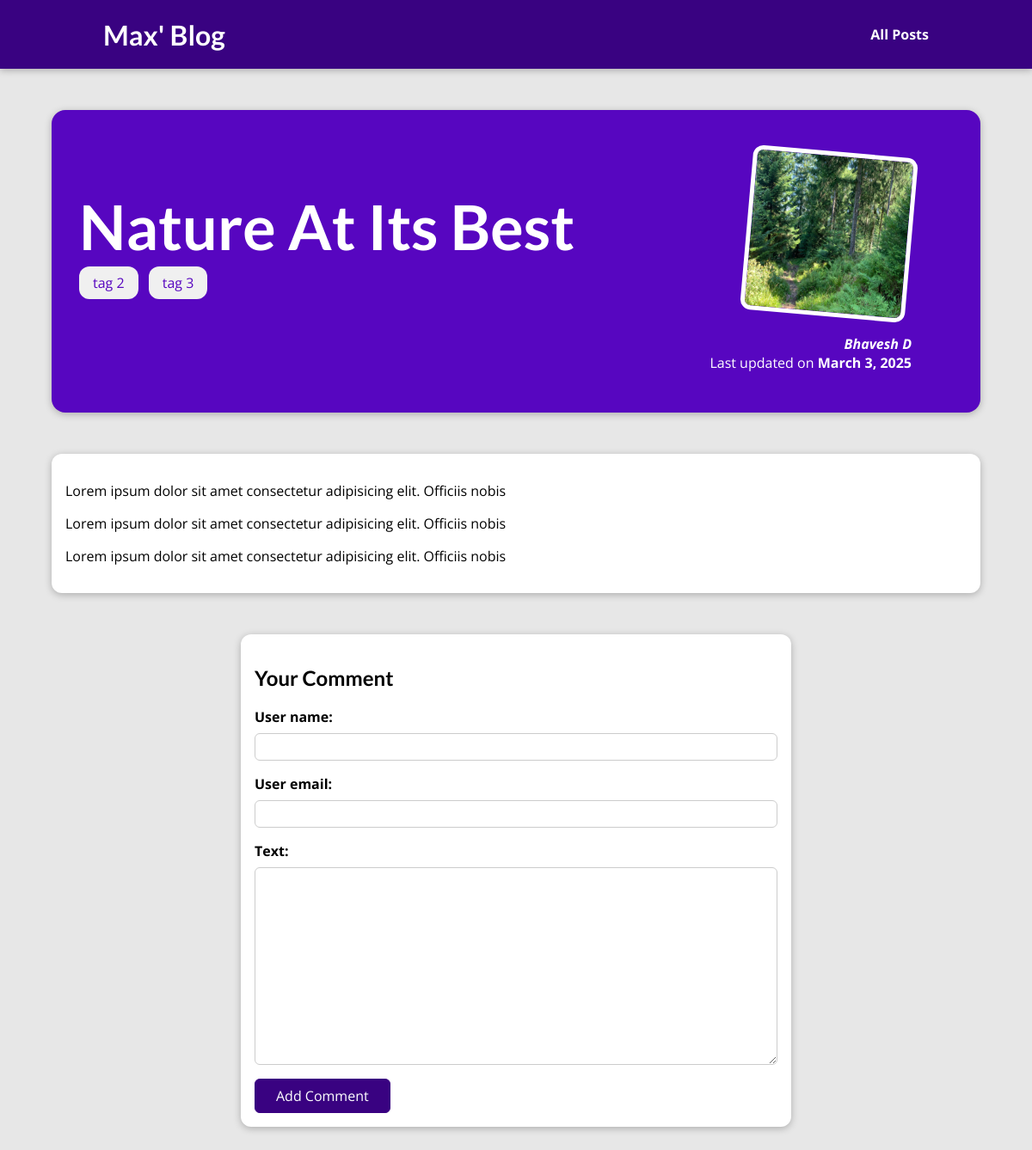
The page /posts/nature-at-its-best on the database its author committed.
### blog/models.py (models this page shows, shortened)
class Post(models.Model):
  title = models.CharField(max_length=150)
  excerpt = models.CharField(max_length=200)
  image = models.FileField(upload_to='posts', null=True)
  date = models.DateField(auto_now=True)
  content = models.TextField(validators=[MinLengthValidator(100)])
  slug = models.SlugField(unique=True, db_index=True)
  author = models.ForeignKey(Author, null=True, on_delete=models.SET_NULL, related_name='books')
  tags = models.ManyToManyField(Tag, blank=True, related_name='posts')

class Tag(models.Model):
  caption = models.CharField(max_length=20)

class Author(models.Model):
  first_name = models.CharField(max_length=100)
  last_name = models.CharField(max_length=100)
  email = models.EmailField()
  def full_name(self):
    return f'{self.first_name} {self.last_name}'
  def __str__(self):
    return self.full_name()

### blog/views.py (the view, shortened to what this page needs)
# urls.py: path('posts/<slug:slug>', views.SinglePostDetailView.as_view(), name='post-detail-page')
class SinglePostDetailView(View):
  def get(self, request, slug):
    post = get_object_or_404(Post, slug=slug)
    return render(request, 'blog/post-detail.html', {
      'post': post,
      'post_tags': post.tags.all(),
      'comment_form': CommentForm(),
      'comments': post.comments.all().order_by('-id')
    })

### blog/forms.py
class CommentForm(forms.ModelForm):
  class Meta:
    model = Comment
    excludes = ['post']
    fields = {
      'user_name': 'Your name',
      'user_email': 'Your email',
      'text': 'Comment'
    }

### blog/templates/blog/post-detail.html (shortened to what this page needs)
{% extends "base.html" %}
{% load static %}
{% block css_files %}
<link rel="stylesheet" href="{% static "blog/post-detail.css" %}" />
{% endblock %}
{% block content %}
<section id="summary">
  <h2>{{ post.title }}</h2>
  {% for tag in post_tags %}
    <span class="tag">{{tag.caption}}</span>
  {% endfor %}
  <article>
    <img src="{{ post.image.url }}" alt="Post Title" />
    <address><a href="mailto:{{post.author.email}}">{{ post.author }}</a></address>
    <div>Last updated on <time>{{ post.date|date:"F j, Y" }}</time></div>
  </article>
</section>
<main>
  {{ post.content|linebreaks }}
</main>
<section id="comment-form">
  <h2>Your Comment</h2>
  <form action="{% url 'post-detail-page' post.slug %}" method="POST" >
    {% for field in comment_form %}
    <div class="form-control {% if field.errors %}invalid{% endif %}">
      {{ field.label_tag }}
      {{ field }}
    </div>
    {% endfor %}
    <button type="submit">Add Comment</button>
  </form>
</section>
{% endblock %}

### static/app.css (style rules this page uses)
* { box-sizing: border-box; }
html { font-family: 'Open Sans', 'Lato', sans-serif; }
body { margin: 0; }
h1, h2, h3 { font-family: 'Lato', sans-serif; font-weight: bold; }

### blog/static/blog/post-detail.css (style rules this page uses)
body { background-color: #e7e7e7; }
#summary { margin: 8rem auto 3rem auto; padding: 2rem; width: 90%; max-width: 90rem; border-radius: 16px; background-color: #5706c0; position: relative; box-shadow: 0 2px 8px rgba(0, 0, 0, 0.25); height: 22rem; }
#summary h2 { color: white; font-size: 4.5rem; }
#summary article { position: absolute; top: 2rem; right: 3rem; padding: 1rem 2rem; border-radius: 12px; text-align: right; color: white; }
#summary article img { width: 12rem; height: 12rem; border-radius: 12px; transform: rotateZ(5deg); border: 5px solid white; margin-bottom: 1rem; }
#summary address { font-weight: bold; }
#summary time { font-weight: bold; }
main { width: 90%; max-width: 90rem; margin: 3rem auto; background-color: white; padding: 1rem; border-radius: 12px; box-shadow: 0 2px 8px rgba(0, 0, 0, 0.25); }
#summary a { color: white; text-decoration: none; }
#summary .tag { background-color: #f0f0f0; color: #5706c0; padding: 0.5rem 1rem; border-radius: 12px; margin-right: .5rem; }
#summary h2 { margin-bottom: 12px; }
#comment-form { margin: 3rem auto; width: 90%; max-width: 40rem; border-radius: 12px; background-color: white; box-shadow: 0 2px 8px rgba(0, 0, 0, 0.25); padding: 1rem; }
#comment-form button { font: inherit; background-color: #390281; color: white; border: 1px solid #390281; padding: 0.5rem 1.5rem; border-radius: 6px; cursor: pointer; }
.form-control { margin-bottom: 1rem; }
.form-control label { font-weight: bold; margin-bottom: 0.5rem; display: block; }
.form-control input, .form-control textarea { display: block; width: 100%; font: inherit; padding: 0.25rem; border-radius: 6px; border: 1px solid #ccc; }

### rows shown on the page
Post: title "Nature At Its Best", image (picture), author "Bhavesh D", date "March 3, 2025", content "Lorem ipsum dolor sit amet consectetur adipisicing elit. Officiis nobis Lorem ipsum dolor sit amet consectetur adipisicing elit. Officiis nobis Lorem ipsum dolor sit amet consectetur adipisicing elit. Officiis nobis"
Tag: caption "tag 2"
Tag: caption "tag 3"

### other values the page prints
{{ field.label_tag }} "User name:" "User email:" "Text:"
